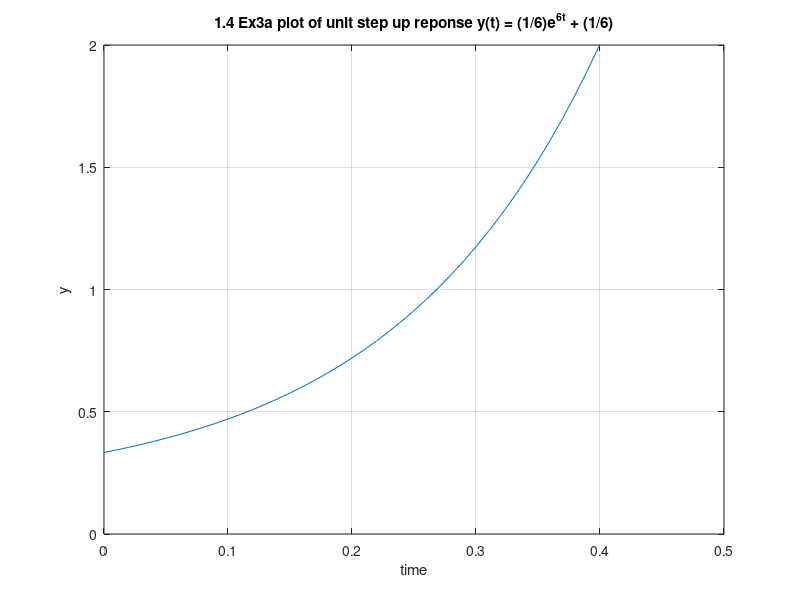

Write the MATLAB code that produced this figure.
% Solution to y' = ay + q(t) when q(t) = H(t) (unit step)  is 
% y(t) = y(0)e^(at) + (1/a)(e^(at) - 1)
% rewrite y' = ay + q(t) as y' - ay = q(t)

% 1.4 Ex 3a: unit step up dy/dt = H(t) + 6y starting from y(0) = 0
% dy/dt - 6y = H(t)
% a = 6, q = 1, y(0) = 0
% y(t) = (1/6)e^(6t) - (1/6)

t = 0.0:0.01:10.0;

y = (1/6)*(exp(6*t)) + (1/6)

f = figure;
plot(t,y);
ylim([0 2]);
xlim([0 0.5]);
grid on;
title("1.4 Ex3a plot of unit step up reponse y(t) = (1/6)e^{6t} + (1/6)");
xlabel("time");
ylabel("y");
uiwait(f);